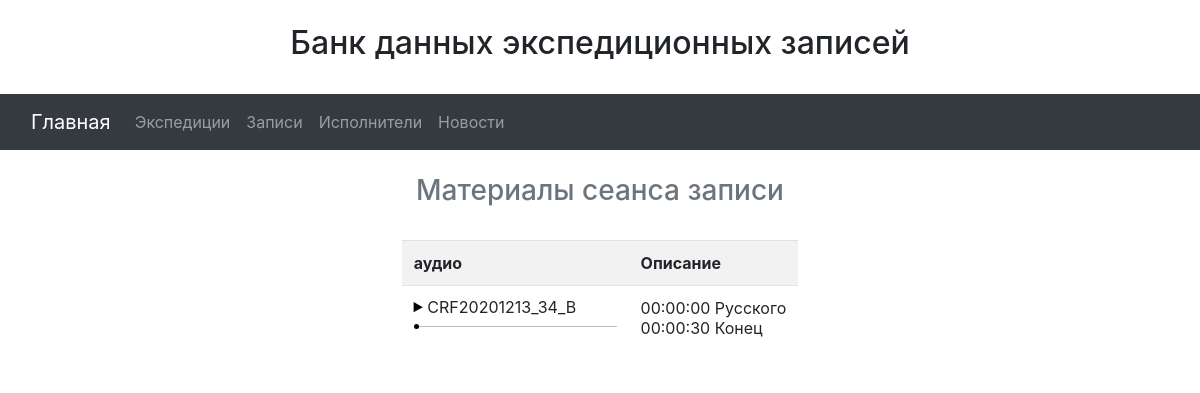
Before: /matherials/2/ with the older database file.
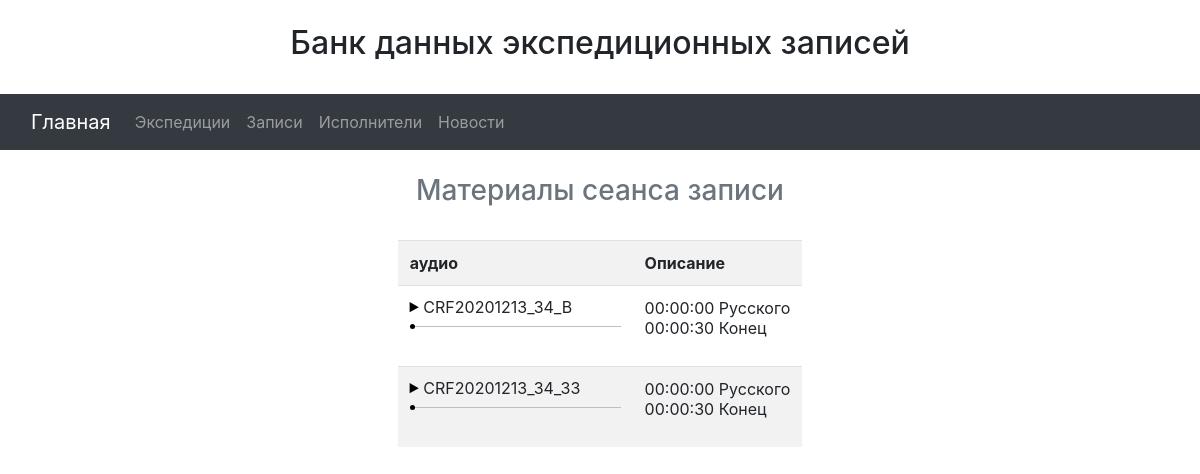
After: the same page with the newer database file.
### folklore_base/apps/base/models.py (models this page shows, shortened)
class DigitalMedia(models.Model):
    id_auto = models.AutoField(primary_key=True)
    seans = models.ForeignKey(SeansOfRecord,
                              on_delete=models.DO_NOTHING)
    place_hdd_drive = models.ForeignKey(HddMediaDrive,
                                        on_delete=models.DO_NOTHING,
                                        default=0,
                                        verbose_name='На каком HDD хранится')
    id_of_digitl_media = models.CharField(unique=True,
                                          default='CRF20201213_34_A',
                                          verbose_name='ID цифровой записи',
                                          max_length=45)
    fileupl = models.FileField(upload_to='audio/',
                               verbose_name='Аудиофайл')
    file_description = models.TextField(max_length=600,
                                        verbose_name='Описание и тайминг',
                                        default='00:00:00 Русского \n00:00:30 Конец')
    class Meta:
        verbose_name='Цифровой медиа файл'
        verbose_name_plural = 'Цифровые медиа файлы'

### folklore_base/apps/base/views.py (the view)
# urls.py: path('matherials/<int:id>/', matherials, name = 'matherials' ),
def matherials(request, id):
    mat = DigitalMedia.objects.select_related().filter(seans=id)
    return render(request, 'matherials.html', {'mat': mat})

### folklore_base/apps/base/templates/matherials.html (shortened to what this page needs)
{% extends 'base.html' %}
{% block content %}
<br><h3 class="text-center text-muted">Материалы сеанса записи</h3><br>
<div class="row justify-content-center">
  <div class="col-auto">
    <table class="table table-striped">
      <tr>
        <th>аудио</th>
        <th>Описание</th>
      </tr>
      {% for media in mat %}
      <tr>
        <td><a href="{{ media.fileupl.url }}" class="jouele" data-space-control="true" >{{ media.id_of_digitl_media }}</a></td>
        <td>{{ media.file_description|linebreaks}}</td>
      </tr>
      {% endfor %}
    </table>
  </div>
</div>
{% endblock %}

### folklore_base/apps/base/templates/base.html (shortened to what this page needs)
{% url 'expeditions' as expeditions %}
{% url 'digital' as digital %}
{% url 'informants' as informants %}
{% load static %}
<html>
<head>
  <link rel="stylesheet" href="https://cdn.jsdelivr.net/npm/bootstrap@4.5.3/dist/css/bootstrap.min.css">
  <link rel="stylesheet" href="https://cdn.jsdelivr.net/npm/bootstrap-icons@1.4.0/font/bootstrap-icons.css">
  <link href="{% static "css/jouele.min.css" %}" rel="stylesheet"/>
</head>
<body>
  <br><h2 class="text-center">Банк данных экспедиционных записей</h2>
  <br>
  <nav class="navbar navbar-expand-lg navbar-dark bg-dark">
    <div class="container-fluid">
      <a class="navbar-brand" href="{% url 'expeditions' %}">Главная</a>
      <div class="collapse navbar-collapse" id="navbarNav">
        <ul class="navbar-nav">
          <li class="nav-item">
            <a {% if request.path == expeditions %}
            class="nav-link active" aria-current="page"
            {% else %} class="nav-link"
            {% endif %} href="{% url 'expeditions' %}">Экспедиции</a>
          </li>
          <li class="nav-item">
            <a {% if request.path == digital %}
            class="nav-link active" aria-current="page"
            {% else %} class="nav-link"
            {% endif %} href="{% url 'digital' %}">Записи</a>
          </li>
          <li class="nav-item">
            <a {% if request.path == informants %}
            class="nav-link active" aria-current="page"
            {% else %} class="nav-link"
            {% endif %} href="{% url 'informants' %}">Исполнители</a>
          </li>
          <li class="nav-item">
            <a class="nav-link" href="#">Новости</a>
          </li>
        </ul>
      </div>
    </div>
  </nav>
  <div class="row">
    <div class="col">
      {% block content %}
      {% endblock content %}
    </div>
  </div>
</body>
</html>

Changed rows visible on the page:
added DigitalMedia: id_of_digitl_media "CRF20201213_34_33", file_description "00:00:00 Русского 00:00:30 Конец"
